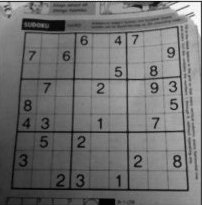
#> input picture dave.jpg, 202 x 205 px
$ jupyter execute chap146.ipynb   (older library calls are emulated)
#> lines starting #> are read from the running program, lines starting #| are printed output that depends on the picture
[cell 1]
import cv2
import numpy as np
from matplotlib import pyplot as plt
img = cv2.imread('dave.jpg',0)
#> img is the input picture: shape (205, 202); min 0, max 255, mean 112.3
laplacian = cv2.Laplacian(img,cv2.CV_64F)
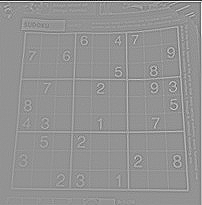
#> laplacian: shape (205, 202) float64; min -470, max 344, mean -0.4; drawn with min black and max white
sobelx = cv2.Sobel(img,cv2.CV_64F,1,0,ksize=5)
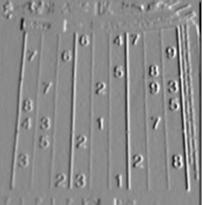
#> sobelx: shape (205, 202) float64; min -6314, max 5291, mean 19.7; drawn with min black and max white
sobely = cv2.Sobel(img,cv2.CV_64F,0,1,ksize=5)
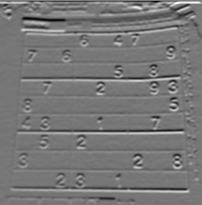
#> sobely: shape (205, 202) float64; min -5985, max 6704, mean -27.2; drawn with min black and max white
plt.subplot(2,2,1),plt.imshow(img,cmap = 'gray')
plt.title('Original'), plt.xticks([]), plt.yticks([])
plt.subplot(2,2,2),plt.imshow(laplacian,cmap = 'gray')
plt.title('Laplacian'), plt.xticks([]), plt.yticks([])
plt.subplot(2,2,3),plt.imshow(sobelx,cmap = 'gray')
plt.title('Sobel X'), plt.xticks([]), plt.yticks([])
plt.subplot(2,2,4),plt.imshow(sobely,cmap = 'gray')
plt.title('Sobel Y'), plt.xticks([]), plt.yticks([])
plt.show()
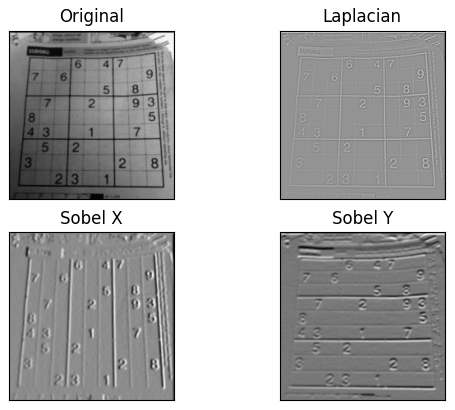
#> figure drawn by matplotlib, 4 panels

[cell 2]
import cv2
import numpy as np
from matplotlib import pyplot as plt
img = cv2.imread('dave.jpg',0)
# Output dtype = cv2.CV_8U
sobelx8u = cv2.Sobel(img,cv2.CV_8U,1,0,ksize=5)
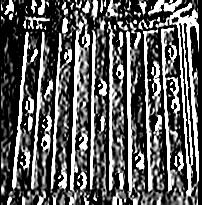
#> sobelx8u: shape (205, 202); min 0, max 255, mean 92.2
# Output dtype = cv2.CV_64F. Then take its absolute and convert to cv2.CV_8U
sobelx64f = cv2.Sobel(img,cv2.CV_64F,1,0,ksize=5)
abs_sobel64f = np.absolute(sobelx64f)
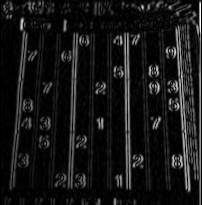
#> abs_sobel64f: shape (205, 202) float64; min 0, max 6314, mean 563.8; drawn with min black and max white
sobel_8u = np.uint8(abs_sobel64f)
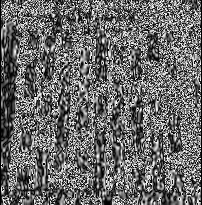
#> sobel_8u: shape (205, 202); min 0, max 255, mean 105.6
plt.subplot(1,3,1),plt.imshow(img,cmap = 'gray')
plt.title('Original'), plt.xticks([]), plt.yticks([])
plt.subplot(1,3,2),plt.imshow(sobelx8u,cmap = 'gray')
plt.title('Sobel CV_8U'), plt.xticks([]), plt.yticks([])
plt.subplot(1,3,3),plt.imshow(sobel_8u,cmap = 'gray')
plt.title('Sobel abs(CV_64F)'), plt.xticks([]), plt.yticks([])
plt.show()

$ run again, with cat.jpg copied over dave.jpg
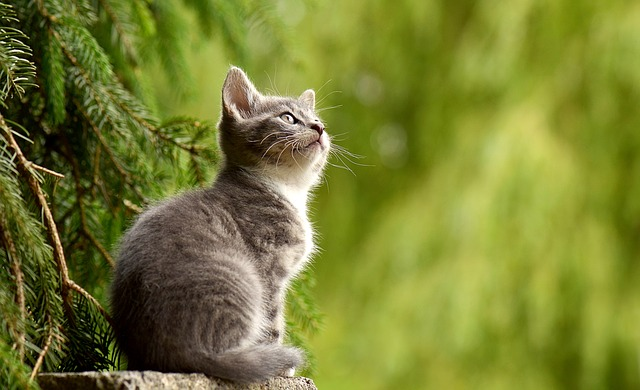
#> input picture cat.jpg, 640 x 390 px
#> `abs_sobel64f = np.absolute(sobelx64f)`:
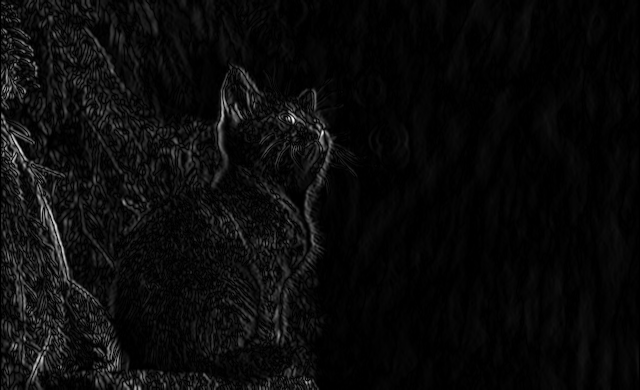
#> abs_sobel64f: shape (390, 640) float64; min 0, max 10495, mean 456.1; drawn with min black and max white
#> `sobel_8u = np.uint8(abs_sobel64f)`:
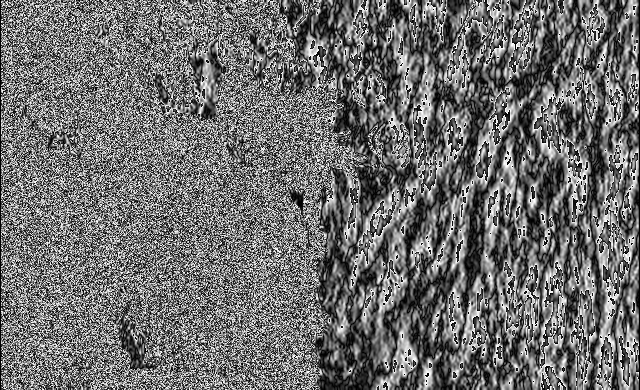
#> sobel_8u: shape (390, 640); min 0, max 255, mean 110.3
